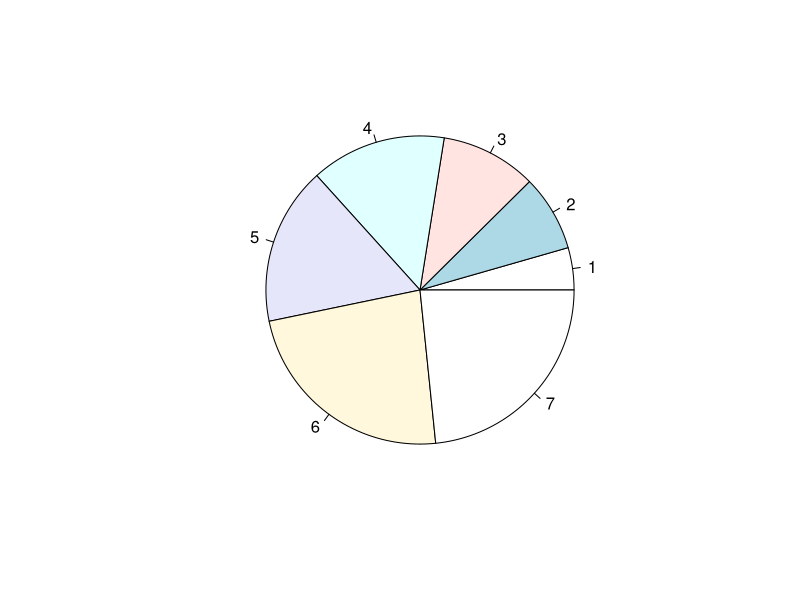

Source code (R):
## Online R compiler to run R program online

data<-c(15,27,34,48,56,79,79)
print("Dataset:")
print(data)

#mean
mean_values<-mean(data)
print(paste("mean:",mean_values))

#median
median_value<-median(data)
print(paste("median:",median_value))

#mode
mode_function<-function(x){
  uniq_values<-unique(x)
  uniq_values[which.max(tabulate(match(x,uniq_values)))]
}

mode_value<-mode_function(data)
print(paste("mode:",mode_value))

#max
max<-max(data)
print(paste("max:",max))

#min
min<-min(data)
print(paste("min:",min))

#variance
variance<-var(data)
print(paste("variance:",variance))

#standard deviation
std_value<-sd(data)
print(paste("standard deviation:",std_value))

pie(data)
